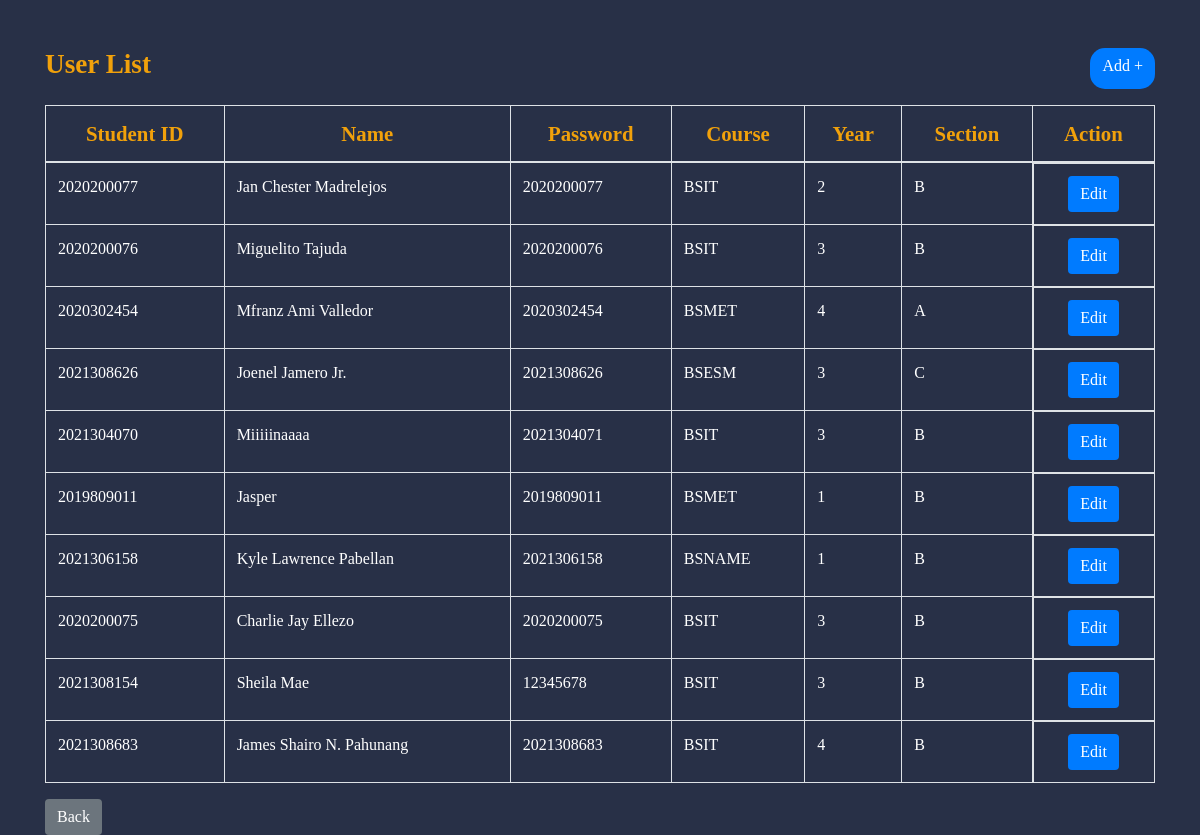
The page /users.php on the database its author committed.
### tables this page shows
CREATE TABLE `users` (
  `id` int(11) UNSIGNED NOT NULL,
  `student_id` varchar(50) NOT NULL,
  `name` varchar(255) NOT NULL,
  `password` varchar(255) NOT NULL,
  `course` varchar(50) NOT NULL,
  `year` int(4) NOT NULL,
  `section` varchar(10) NOT NULL
);

### users.php (the view, shortened to what this page needs)
<?php
$servername = "localhost";
$username = "connected";
$password = "Connected_1";
$dbname = "devapp";
$conn = new mysqli($servername, $username, $password, $dbname);
$sql = "SELECT student_id, name, password, course, year, section FROM users";
$result = $conn->query($sql);
?>
<!DOCTYPE html>
<html lang="en">
<head>
    <link href="https://stackpath.bootstrapcdn.com/bootstrap/4.5.2/css/bootstrap.min.css" rel="stylesheet">
</head>
<body>
<div class="container mt-5">
    <div class="table-header d-flex justify-content-between mb-3">
        <h5>User List</h5>
        <a href="register.php" class="btn btn-primary" style="border-radius: 15px;">Add +</a>
    </div>
    <div class="table-responsive">
        <table class="table table-bordered">
            <thead>
                <tr>
                    <th>Student ID</th>
                    <th>Name</th>
                    <th>Password</th>
                    <th>Course</th>
                    <th>Year</th>
                    <th>Section</th>
                    <th>Action</th>
                </tr>
            </thead>
            <tbody>
                <?php
                if ($result->num_rows > 0) {
                    while ($row = $result->fetch_assoc()) {
                        echo "<tr>";
                        echo "<td>" . $row["student_id"] . "</td>";
                        echo "<td>" . $row["name"] . "</td>";
                        echo "<td>" . $row["password"] . "</td>";
                        echo "<td>" . $row["course"] . "</td>";
                        echo "<td>" . $row["year"] . "</td>";
                        echo "<td>" . $row["section"] . "</td>";
                        echo "<td class='action-buttons'>
                                <a href='editUser.php?id=" . $row["student_id"] . "' class='btn edit-button'>Edit</a>
                            </td>";
                        echo "</tr>";
                    }
                } else {
                    echo "<tr><td colspan='7'>No users found.</td></tr>";
                }
                ?>
            </tbody>
        </table>
    </div>
    <a href="admin_dashboard.php" class="btn btn-secondary">Back</a>
</div>
</body>
</html>

### users.php (style rules this page uses)
body { font-family: 'Poppins'; margin: 0; background-color: rgb(40, 48, 71); color: #f1a10b; }
h5 { color: #f1a10b; font-weight: bold; font-size: 1.7rem; }
.btn { border: none; }
th { color: #f1a10b; font-size: 1.3rem; text-align: center; }
tr { color: white; }
.action-buttons { display: flex; justify-content: center; gap: 5px; }
.edit-button { background-color: #007bff; color: #fff; }
.d-flex { display: flex; }
.justify-content-between { justify-content: space-between; }
.mb-3 { margin-bottom: 1rem; }

### rows shown on the page
users: student "2020200077", name "Jan Chester Madrelejos", password "2020200077", course "BSIT", year "2", section "B"
users: student "2020200076", name "Miguelito Tajuda", password "2020200076", course "BSIT", year "3", section "B"
users: student "2020302454", name "Mfranz Ami Valledor", password "2020302454", course "BSMET", year "4", section "A"
users: student "2021308626", name "Joenel Jamero Jr.", password "2021308626", course "BSESM", year "3", section "C"
users: student "2021304070", name "Miiiiinaaaa", password "2021304071", course "BSIT", year "3", section "B"
users: student "2019809011", name "Jasper", password "2019809011", course "BSMET", year "1", section "B"
users: student "2021306158", name "Kyle Lawrence Pabellan", password "2021306158", course "BSNAME", year "1", section "B"
users: student "2020200075", name "Charlie Jay Ellezo", password "2020200075", course "BSIT", year "3", section "B"
users: student "2021308154", name "Sheila Mae", password "12345678", course "BSIT", year "3", section "B"
users: student "2021308683", name "James Shairo N. Pahunang", password "2021308683", course "BSIT", year "4", section "B"
